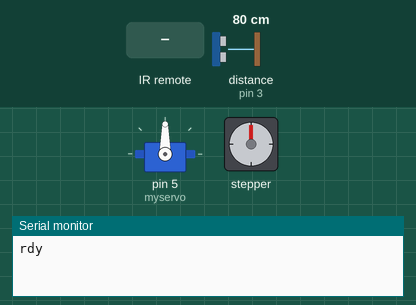
The sketch below on a simulated Arduino Uno, built with avr-gcc and run on an emulated ATmega328P. Shown: servo, stepper motor, the last lines printed to the serial monitor. The inputs (shaded band) are chosen by the test bench; at power-on: distance to the obstacle (sensor on pin 3) 80 cm. The echo pulse lasts 58.3 µs per cm; stepper angles assume 2048 steps per turn.

Above: at 1.2 s.
1.3 s: infrared code 0xFFA857 received
At 2.5 s:
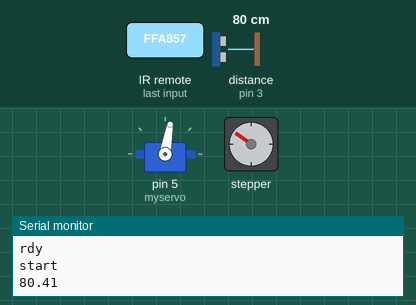
2.9 s: infrared code 0xFFA857 received
At 3.4 s:
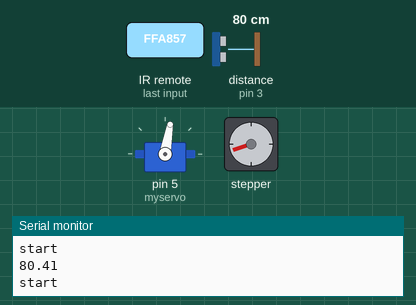
Timing chart, 0 to 5.9 s (numbered marks = the images above; inputs shaded):
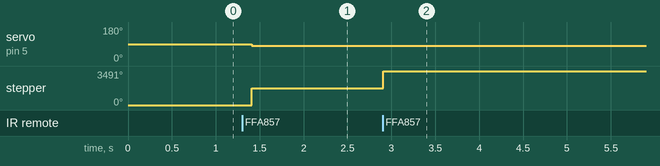

Measured:
- after the input at 1.3 s, servo on pin 5 (myservo): 90° → 80° after 0.11 s; stepper: turns 1745° clockwise, starting after 0.11 s
- after the input at 2.9 s, stepper: turns 1746° clockwise, starting at once

The sketch:

proj2pt3.ino
```cpp
#include <Servo.h>
#include <IRremote.h>
#include <Stepper.h>
#include <Servo.h>

/*----- Variables, Pins -----*/
#define STEPS  32   // Number of steps per revolution of Internal shaft
int  Steps2Take;  // 2048 = 1 Revolution
int receiver = 2; // Signal Pin of IR receiver to Arduino Digital Pin 6


float wheel_dia = 6.5; //Stepper wheel diameter
float dist_per_rot = 3.14*pow((wheel_dia/2.0),2.0);
float steps_per_cm = 2048/dist_per_rot;

int trig = 4;
int echo = 3;

const int scale = 58;
bool start = false;
bool pathfound = false;
float initial_distance = 0;
float current_dist = 0;
int angle = 0;


Servo myservo;

Stepper small_stepper(STEPS, 8, 10, 9, 11);
IRrecv irrecv(receiver);    // create instance of 'irrecv'
decode_results results;     // create instance of 'decode_results'

void setup(){
  pinMode(trig, OUTPUT);
  pinMode(echo, INPUT);
  irrecv.enableIRIn(); // Start the receiver
  myservo.attach(5);
  myservo.write(90);
  Serial.begin(9600);
  Serial.println("rdy");
}

void loop() {
  // put your main code here, to run repeatedly:
  if (irrecv.decode(&results)){ // have we received an IR signal?
    switch(results.value){
      case 0xFFA857:// VOL- button pressed
        start = true;
        Serial.println("start");
        break;
    }
    irrecv.resume();//maybe add a loop here to constantly rotate servo?
  }
  if (start){
    initial_distance = distance();
    if (!pathfound){
      for(int i = 18; i<36; i++){
        myservo.write(i*5);
        delay(100);
        angle = i*5;
        current_dist = distance();
        Serial.println(current_dist);
        if (current_dist > 50){
          pathfound = true;
          break;
          }  //Set this to whatever you want as long as itll activate when it doesnt see the obj anymore
      }
    }
    if (pathfound){
      myservo.write(angle+10); //rotates an extra 10deg to guarantee not hitting the obj

      Steps2Take = steps_per_cm*initial_distance; //Calculates distance to midpoint

      small_stepper.step(int(Steps2Take));

      myservo.write(170-angle); //rotates to the complementary angle

      small_stepper.step(int(Steps2Take));
      start = false;
    }
  }
}

float distance(){
  long dist = 0;
  float cm = 0;

  digitalWrite(trig, LOW);
  delayMicroseconds(2);
  digitalWrite(trig, HIGH);
  delayMicroseconds(10);
  digitalWrite(trig, LOW);
  dist = pulseIn(echo, HIGH);
  cm = double(dist)/scale;
  return cm;
}
```
